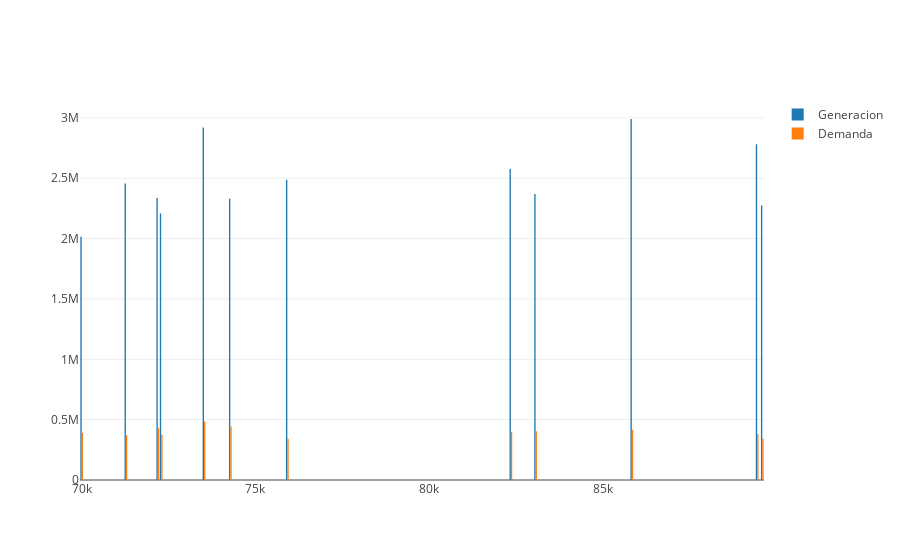

Source (notebook cell):
### Code cell
val generacionAsturias = dfFinalGeneracion23Asturias
                .filter($"TipoEnergia" === "Generación total")
                .select($"value").as[Double].collect.toSeq

val demandaAsturias = dfFinalDemanda23Asturias
                .select($"value").as[Double].collect.toSeq
val GeneracionAsturias = Bar(
  fecha,
  generacionAsturias,
  name = "Generacion"
)

val DemandaAsturias = Bar(
  fecha,
  demandaAsturias,
  name = "Demanda"
)

val data = Seq(GeneracionAsturias, DemandaAsturias)

val layout = Layout( 
  barmode = BarMode.Group
)

plot(data, layout)

### Figure 1 — Plotly figure (JSON) as saved in the notebook; plotly's stock layout.template omitted (floating-point values rounded to 4 significant figures)
{"data": [{"name": "Generacion", "type": "bar", "x": ["74281.963", "83070.997", "82359.38699999999", "75922.93199999999", "89598.51699999999", "89449.49699999999", "85841.09599999999", "73522.84400000001", "71274.86100000002", "72290.571", "70002.158", "72193.419"], "y": [2330000.0, 2370000.0, 2578000.0, 2488000.0, 2275000.0, 2781000.0, 2991000.0, 2920000.0, 2457000.0, 2208000.0, 2016000.0, 2336000.0]}, {"name": "Demanda", "type": "bar", "x": ["74281.963", "83070.997", "82359.38699999999", "75922.93199999999", "89598.51699999999", "89449.49699999999", "85841.09599999999", "73522.84400000001", "71274.86100000002", "72290.571", "70002.158", "72193.419"], "y": [442700.0, 404500.0, 399100.0, 341400.0, 341700.0, 381400.0, 416000.0, 484800.0, 370000.0, 375800.0, 392000.0, 429600.0]}], "layout": {"autosize": true, "barmode": "group", "xaxis": {"autorange": true, "range": [69950.0, 89650.0], "type": "linear"}, "yaxis": {"autorange": true, "range": [0, 3149000.0], "type": "linear"}}}
